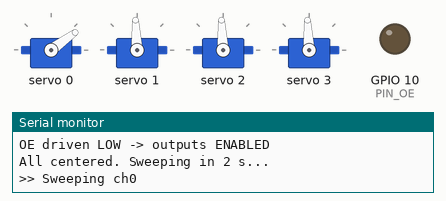
Recording of a sketch running on a simulated ESP32-S3. Parts: 4 × servo, output pins drawn as LEDs (lit = HIGH), the last lines printed to the serial monitor.

Above: at 3.55 s.
At 5.45 s:
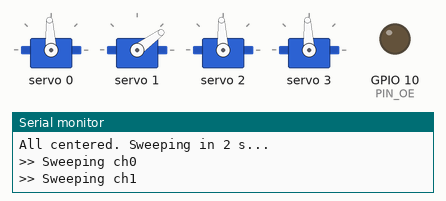
At 7.35 s:
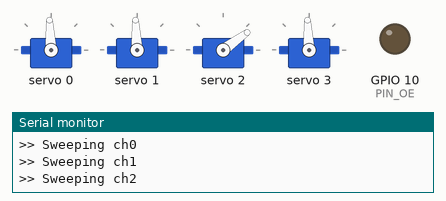
At 9.25 s:
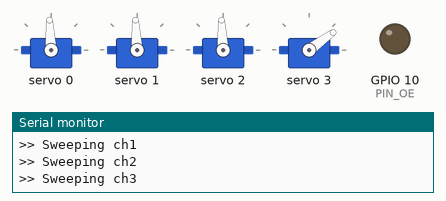
At 11.15 s:
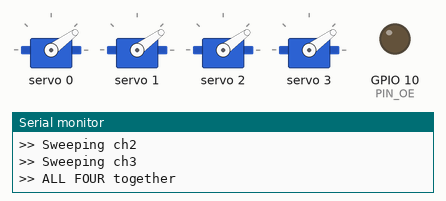
At 15.7 s:
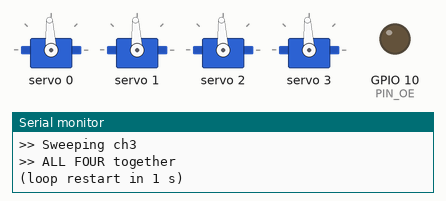
Timing chart, 0 to 17.6 s (numbered marks = the images above):
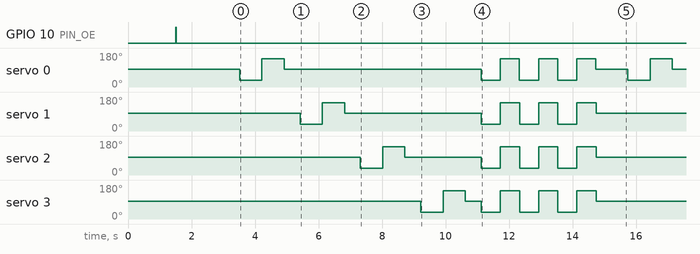

The sketch:

motors_only.ino
```cpp
/*
 * MOTORS-ONLY isolation test
 * ==========================
 * No HC-SR04, no I2S. Just PCA9685 + 4 servos.
 * Big, slow, obvious sweep so any motion is visible.
 *
 * Wiring assumptions:
 *   PCA9685 VCC  <- ESP32 3.3V   (logic)
 *   PCA9685 V+   <- bench 5V      (servo power)
 *   PCA9685 GND  <- COMMON ground (ESP32 GND *and* bench 5V minus, same net!)
 *   PCA9685 SDA  -> GPIO6
 *   PCA9685 SCL  -> GPIO7
 *   PCA9685 OE   -> GPIO10 (active-LOW enable)
 */

#include <Wire.h>
#include <Adafruit_PWMServoDriver.h>

#define PIN_SDA  6
#define PIN_SCL  7
#define PIN_OE   10

Adafruit_PWMServoDriver pwm = Adafruit_PWMServoDriver(0x40);
#define SERVO_FREQ 50

// Bigger, obvious travel so we can't miss motion.
#define CENTER 307     // ~1.5 ms
#define WIDE   120     // large swing for visibility (187 <-> 427)

const char* LEG_NAME[4] = {"ch0", "ch1", "ch2", "ch3"};

void scanI2C() {
  Serial.println("[I2C] scanning...");
  bool found = false;
  for (byte a = 1; a < 127; a++) {
    Wire.beginTransmission(a);
    if (Wire.endTransmission() == 0) {
      Serial.print("  found 0x"); Serial.println(a, HEX);
      found = true;
    }
  }
  if (!found) Serial.println("  NONE found!");
}

void setup() {
  Serial.begin(115200);
  delay(1500);
  Serial.println("\n=== MOTORS-ONLY test ===");

  pinMode(PIN_OE, OUTPUT);
  digitalWrite(PIN_OE, HIGH);   // outputs OFF during init

  Wire.begin(PIN_SDA, PIN_SCL);
  scanI2C();

  pwm.begin();
  pwm.setPWMFreq(SERVO_FREQ);

  digitalWrite(PIN_OE, LOW);    // outputs ON (enable)
  Serial.println("OE driven LOW -> outputs ENABLED");

  for (int ch = 0; ch < 4; ch++) pwm.setPWM(ch, 0, CENTER);
  Serial.println("All centered. Sweeping in 2 s...\n");
  delay(2000);
}

void loop() {
  // ---- One leg at a time, big slow travel ----
  for (int ch = 0; ch < 4; ch++) {
    Serial.print(">> Sweeping "); Serial.println(LEG_NAME[ch]);
    pwm.setPWM(ch, 0, CENTER - WIDE);
    delay(700);
    pwm.setPWM(ch, 0, CENTER + WIDE);
    delay(700);
    pwm.setPWM(ch, 0, CENTER);
    delay(500);
  }

  // ---- All four together (max visible motion) ----
  Serial.println(">> ALL FOUR together");
  for (int r = 0; r < 3; r++) {
    for (int ch = 0; ch < 4; ch++) pwm.setPWM(ch, 0, CENTER - WIDE);
    delay(600);
    for (int ch = 0; ch < 4; ch++) pwm.setPWM(ch, 0, CENTER + WIDE);
    delay(600);
  }
  for (int ch = 0; ch < 4; ch++) pwm.setPWM(ch, 0, CENTER);
  Serial.println("(loop restart in 1 s)\n");
  delay(1000);
}
```

Measured:
- by itself, servo 0: repeats every 12.2 s: 149° 0.70 s, 93° 6.2 s, 3 × (36° 0.60 s, 149° 0.60 s), 93° 1.0 s, 36° 0.70 s
- by itself, servo 1: repeats every 12.2 s: 149° 0.70 s, 93° 4.3 s, 3 × (36° 0.60 s, 149° 0.60 s), 93° 2.9 s, 36° 0.70 s
- by itself, servo 2: repeats every 12.2 s: 149° 0.70 s, 93° 2.4 s, 3 × (36° 0.60 s, 149° 0.60 s), 93° 4.8 s, 36° 0.70 s
- by itself, servo 3: repeats every 12.2 s: 149° 0.70 s, 93° 0.50 s, 3 × (36° 0.60 s, 149° 0.60 s), 93° 6.7 s, 36° 0.70 s
